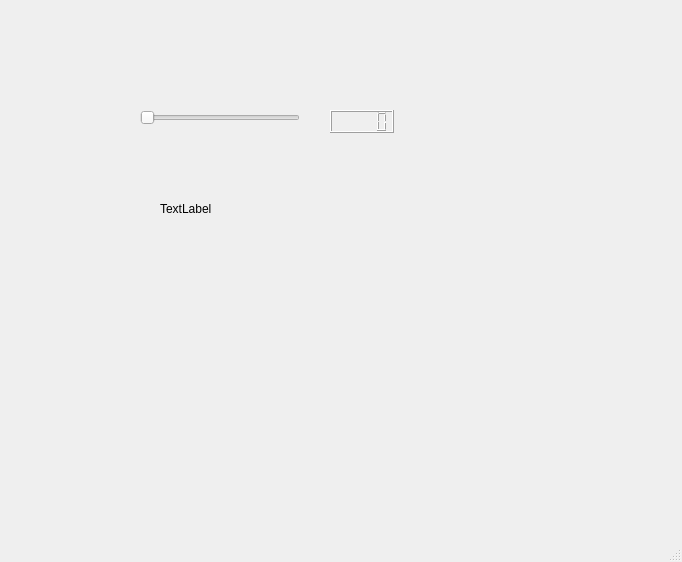
<?xml version="1.0" encoding="UTF-8"?>
<ui version="4.0">
 <class>MainWindow</class>
 <widget class="QMainWindow" name="MainWindow">
  <property name="geometry">
   <rect>
    <x>0</x>
    <y>0</y>
    <width>682</width>
    <height>562</height>
   </rect>
  </property>
  <property name="windowTitle">
   <string>MainWindow</string>
  </property>
  <widget class="QWidget" name="centralwidget">
   <widget class="QLabel" name="label">
    <property name="geometry">
     <rect>
      <x>160</x>
      <y>200</y>
      <width>66</width>
      <height>17</height>
     </rect>
    </property>
    <property name="text">
     <string>TextLabel</string>
    </property>
   </widget>
   <widget class="QSlider" name="horizontalSlider">
    <property name="geometry">
     <rect>
      <x>140</x>
      <y>110</y>
      <width>160</width>
      <height>16</height>
     </rect>
    </property>
    <property name="orientation">
     <enum>Qt::Horizontal</enum>
    </property>
   </widget>
   <widget class="QLCDNumber" name="lcdNumber">
    <property name="geometry">
     <rect>
      <x>330</x>
      <y>110</y>
      <width>64</width>
      <height>23</height>
     </rect>
    </property>
   </widget>
  </widget>
  <widget class="QMenuBar" name="menubar">
   <property name="geometry">
    <rect>
     <x>0</x>
     <y>0</y>
     <width>682</width>
     <height>22</height>
    </rect>
   </property>
  </widget>
  <widget class="QStatusBar" name="statusbar"/>
 </widget>
 <resources/>
 <connections>
  <connection>
   <sender>horizontalSlider</sender>
   <signal>valueChanged(int)</signal>
   <receiver>lcdNumber</receiver>
   <slot>display(int)</slot>
   <hints>
    <hint type="sourcelabel">
     <x>278</x>
     <y>136</y>
    </hint>
    <hint type="destinationlabel">
     <x>381</x>
     <y>142</y>
    </hint>
   </hints>
  </connection>
 </connections>
</ui>
